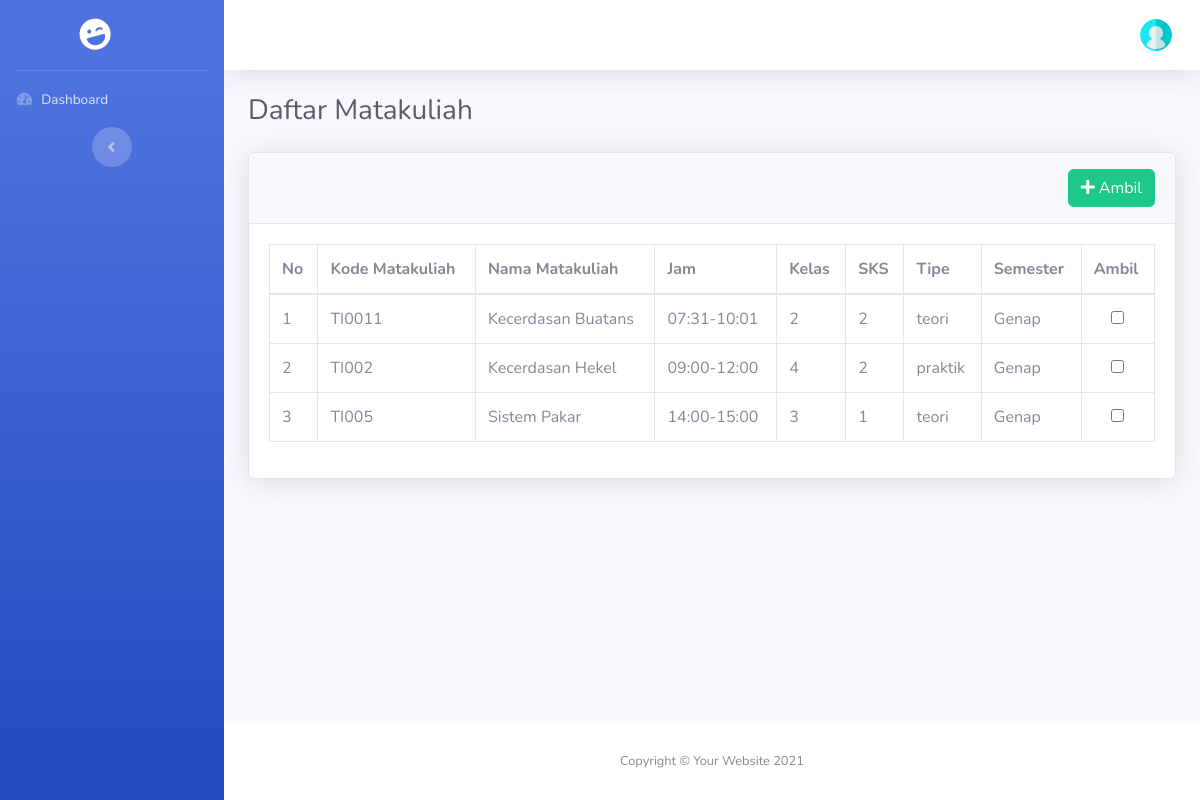
The page /index.php/mahasiswa/daftar_matakuliah on the database as committed earlier.
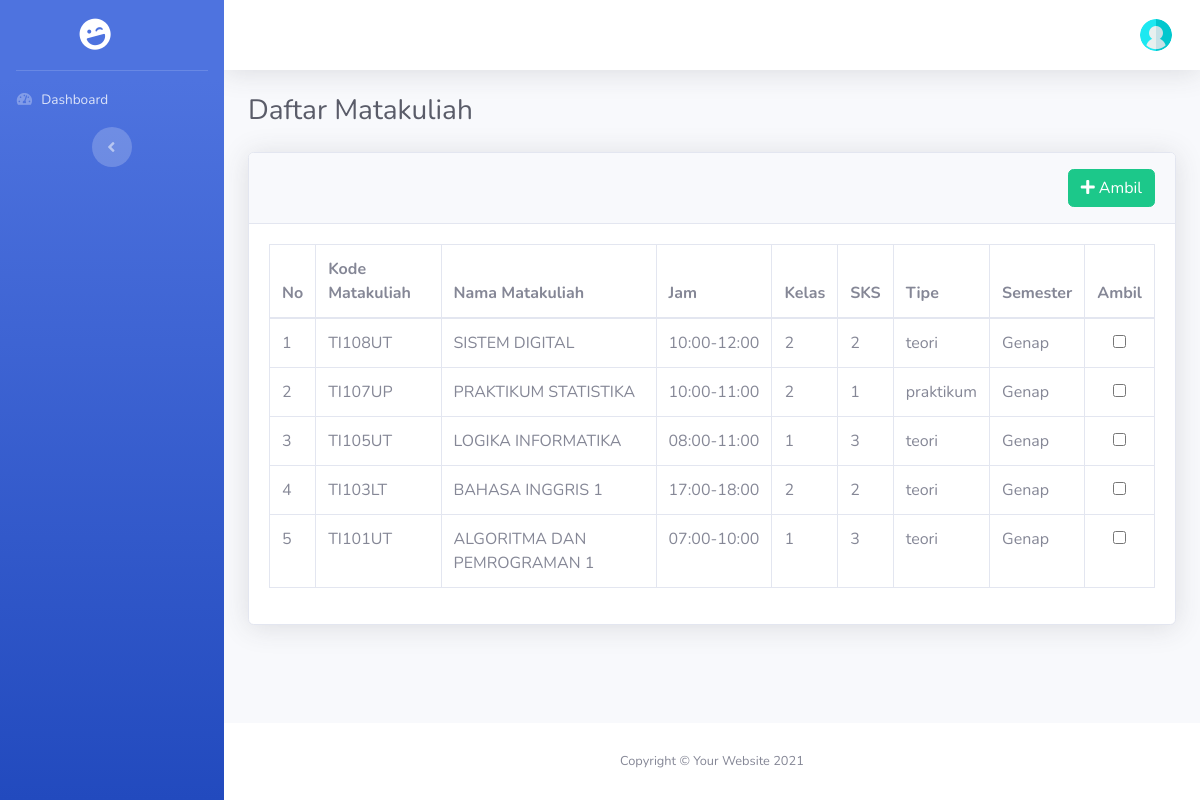
The same page on the database as committed later.
### tables this page shows
CREATE TABLE `matakuliah` (
  `id` bigint NOT NULL AUTO_INCREMENT,
  `kode_matkul` varchar(255) NOT NULL,
  `nama` varchar(255) NOT NULL,
  `status` enum('aktif','tidak') NOT NULL,
  `jam_mulai` varchar(20) NOT NULL,
  `jam_selesai` varchar(20) NOT NULL,
  `kelas` int NOT NULL,
  `sks` int NOT NULL,
  `tipe` enum('teori','praktik','praktikum') NOT NULL,
  `semester` enum('ganjil','genap') NOT NULL,
  `id_dosen` bigint DEFAULT NULL,
  PRIMARY KEY (`id`)
);

### application/controllers/Mahasiswa.php (called while the page is built, shortened)
<?php
class Mahasiswa extends CI_Controller
{
    function __construct()
    {
        $this->load->Model('M_mahasiswa','mod');
    }
    public function daftar_matakuliah()
    {
        $data['halaman']    = "Data Matakuliah";
        $semester_aktif     = $this->mod->m_get_semester();
        $matkul_diambil     =  $this->mod->m_get_matkul_diambil();
        if(count($matkul_diambil) > 0) {
            $data['matkul']     = $this->mod->m_get_matkul_belum_diambil($post);
        } else {
            $data['matkul'] = $this->mod->m_get_matkul_all($semester_aktif['semester']);
        }
        $this->load->view('head.php', $data);
        $this->load->view('sidebar.php');
        $this->load->view('header.php');
        $this->load->view('mahasiswa/daftar_matakuliah.php',$data);
        $this->load->view('footer.php');
    }
}

### index.php (called while the page is built, shortened)
<?php
require_once BASEPATH.'core/CodeIgniter.php';

### application/models/M_mahasiswa.php (called while the page is built, shortened)
<?php
Class M_mahasiswa extends CI_Model
{
    public function m_get_matkul_diambil()
    {
        $this->db->select("a.id, b.id AS id_matkul, b.kode_matkul, b.nama, b.jam_mulai, b.jam_selesai, b.kelas, b.sks, b.tipe, b.semester")
            ->from('matakuliah_diambil AS a')
            ->join('matakuliah AS b', 'b.id = a.id_matakuliah', 'left')
            ->where("id_mahasiswa", $this->session->userdata('mhs_id'));
        $query = $this->db->get_compiled_select();
        $data  = $this->db->query($query)->result_array();
        return $data;
    }
    public function m_get_matkul_all($aktif)
    {
        $this->db->select()
                ->from('matakuliah')
                ->where('semester =',$aktif);
        $query = $this->db->get_compiled_select();
        $data = $this->db->query($query)->result_array();
        return $data;
    }
    public function m_get_semester()
    {
        $this->db->select()
            ->from('refrensi_tahun_ajaran')
            ->where("id = 1");
        $query = $this->db->get_compiled_select();
        $data  = $this->db->query($query)->row_array();
        return $data;
    }
}

### application/views/mahasiswa/daftar_matakuliah.php (the view)
<div class="container-fluid">
    <h1 class="h3 mb-4 text-gray-800">Daftar Matakuliah</h1>
    <?php echo form_open('mahasiswa/ambil_matkul');?>
        <div class="card shadow mb-4">
            <div class="card-header py-3">
                <button type="submit" class="btn btn-success float-right"><i class="fas fa-plus"></i>&nbsp;Ambil</button>
            </div>
            <div class="card-body">
                <div class="table-responsive">
                    <table class="table table-bordered"  width="100%" cellspacing="0">
                        <thead>
                            <tr>
                                <th>No</th>
                                <th>Kode Matakuliah</th>
                                <th>Nama Matakuliah</th>
                                <th>Jam</th>
                                <th>Kelas</th>
                                <th>SKS</th>
                                <th>Tipe</th>
                                <th>Semester</th>
                                <th>Ambil</th>
                            </tr>
                        </thead>
                        <tbody>
                        <?php if($matkul > 0 ):?>
                            <?php
                                $i = 1;
                                foreach($matkul as $mat):?>
                                <tr>
                                    <td><?php echo $i;?></td>
                                    <td><?php echo $mat['kode_matkul'];?></td>
                                    <td><?php echo $mat['nama'];?></td>
                                    <td><?php echo $mat['jam_mulai']."-".$mat['jam_selesai'];?></td>
                                    <td><?php echo $mat['kelas'];?></td>
                                    <td><?php echo $mat['sks'];?></td>
                                    <td><?php echo $mat['tipe'];?></td>
                                    <td><?php echo ucwords($mat['semester']);?></td>
                                    <td class="text-center"><input type="checkbox" name="matkul_pilih[]" value="<?php echo $mat['id'];?>"></td>
                                </tr>
                            <?php
                                $i++;
                                endforeach;?>
                        <?php endif;?>
                        </tbody>
                    </table>
                </div>
            </div>
        </div>
    <?php echo form_close();?>
</div>

Rows that differ between the two databases and show on the page:
no longer on this page (row edited): matakuliah: kode_matkul "TI0011", nama "Kecerdasan Buatans", jam_mulai "07:31", jam_selesai "10:01", kelas "2", sks "2", tipe "teori", semester "Genap"
no longer on this page (row edited): matakuliah: kode_matkul "TI005", nama "Sistem Pakar", jam_mulai "14:00", jam_selesai "15:00", kelas "3", sks "1", tipe "teori", semester "Genap"
changed matakuliah: kode_matkul "TI002" → "TI108UT"; nama "Kecerdasan Hekel" → "SISTEM DIGITAL"; jam_mulai "09:00" → "10:00"; kelas "4" → "2"; tipe "praktik" → "teori"
added matakuliah: kode_matkul "TI107UP", nama "PRAKTIKUM STATISTIKA", jam_mulai "10:00", jam_selesai "11:00", kelas "2", sks "1", tipe "praktikum", semester "Genap"
now on this page (row edited): matakuliah: kode_matkul "TI105UT", nama "LOGIKA INFORMATIKA", jam_mulai "08:00", jam_selesai "11:00", kelas "1", sks "3", tipe "teori", semester "Genap"
now on this page (row edited): matakuliah: kode_matkul "TI103LT", nama "BAHASA INGGRIS 1", jam_mulai "17:00", jam_selesai "18:00", kelas "2", sks "2", tipe "teori", semester "Genap"
added matakuliah: kode_matkul "TI101UT", nama "ALGORITMA DAN PEMROGRAMAN 1", jam_mulai "07:00", jam_selesai "10:00", kelas "1", sks "3", tipe "teori", semester "Genap"
